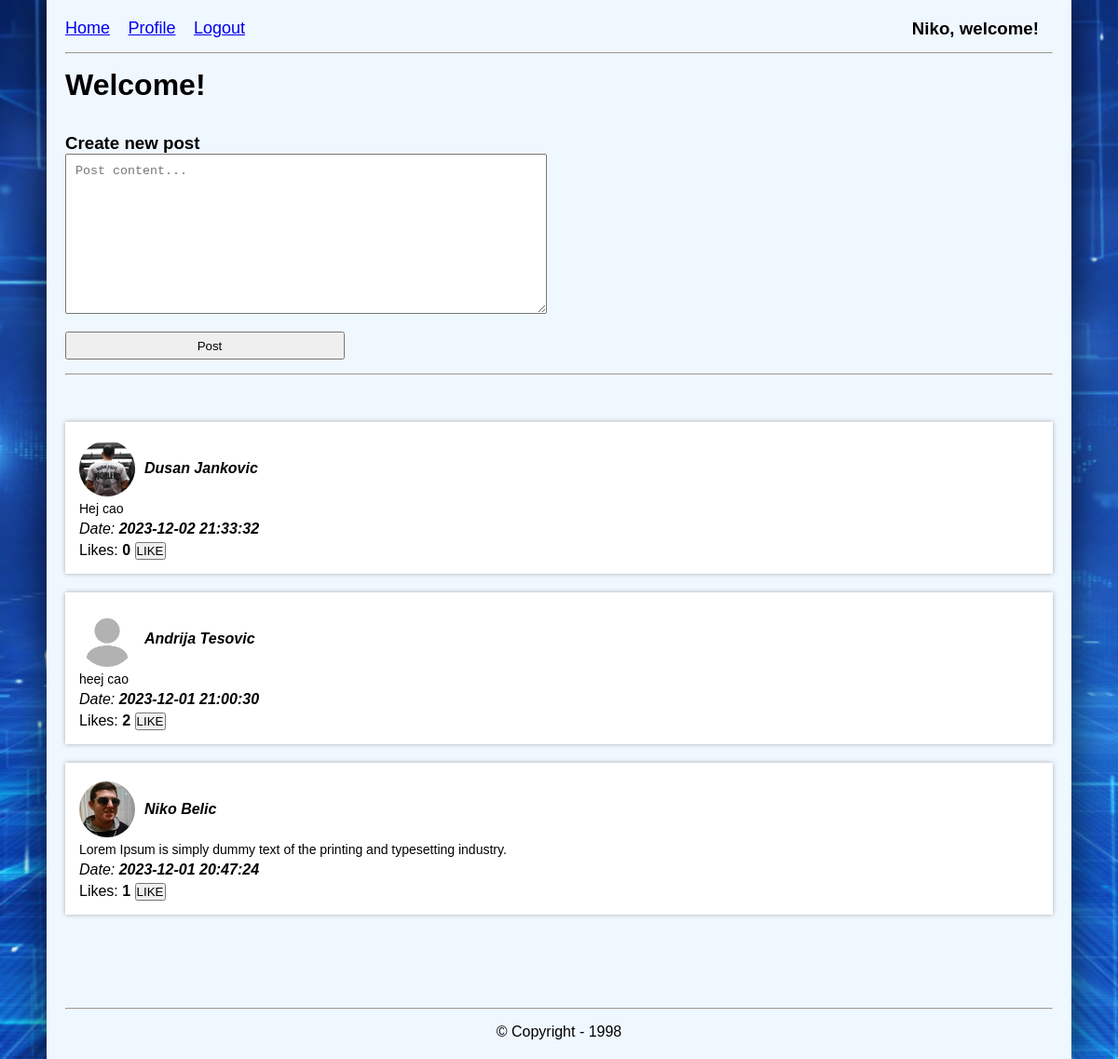
Screenshot of /index.php (signed in) with the database file from the repository.
### tables this page shows
CREATE TABLE `users` (
  `id` int(11) NOT NULL,
  `first_name` varchar(255) NOT NULL,
  `last_name` varchar(255) NOT NULL,
  `username` varchar(255) NOT NULL,
  `profile_image` varchar(255) NOT NULL,
  `email` varchar(255) NOT NULL,
  `password` text NOT NULL
);

CREATE TABLE `posts` (
  `id` int(11) NOT NULL,
  `user_id` int(11) NOT NULL,
  `content` varchar(255) NOT NULL,
  `likes` int(11) NOT NULL,
  `created_time` datetime NOT NULL DEFAULT current_timestamp()
);

### functions/db.php (called while the page is built, shortened)
<?php
$con = mysqli_connect('localhost', 'root', '', 'social_network');
function query($query) {
    global $con;
    return mysqli_query($con, $query);
}

### functions/functions.php (the view, shortened to what this page needs)
<?php
function get_user($id = NULL) {
    if($id != NULL) {
        $query = "SELECT * FROM users WHERE id=" . $id;
        $result = query($query);
        if ($result->num_rows > 0) {
            return $result->fetch_assoc();
        } else {
            return "User not found.";
        }
    } else {
        $query = "SELECT * FROM users WHERE email='" . $_SESSION['email'] . "'";
        $result = query($query);
    if ($result->num_rows > 0) {
        return $result->fetch_assoc();
    } else {
        return "User not found.";
    }
}
}
function fetch_all_posts() {
    $query = "SELECT * FROM posts ORDER BY created_time DESC";
    $result = query($query);
    if($result->num_rows > 0){
        while($row = $result->fetch_assoc()) {
            $user = get_user($row['user_id']);
            echo "<div class='post'>
                        <p><img src='" . $user['profile_image'] . "' alt='Profile-picture'><i><b>" . $user['first_name'] . " " . $user['last_name'] . "</b></i><p>
                        <p>" . $row['content'] . "</p>
                        <p><i>Date: <b>" . $row['created_time'] . "</b></i></p>
                            <div class'likes'>Likes: <b id='likes_" . $row['id'] . "'>" . $row['likes'] . "</b>
                                <button data-post_id='" . $row['id'] . "' onclick='like_post(this)'>LIKE</button>
                            </div>
                    </div>";
        }
    }
}

### inc/header.php (shortened to what this page needs)
<!DOCTYPE html>
<html lang="en">
<head>
    <link type="text/css" rel="stylesheet" href="css/view.css">
</head>
<body>
    <div class="container">
        <ul>
            <li><a href="index.php">Home</a></li>
            <?php if (!isset($_SESSION['email'])) : ?>
                <li><a href="login.php">Login</a></li>
                <li><a href="register.php">Register</a></li>
            <?php else : ?>
                <li><a href="profile.php">Profile</a></li>
                <li><a href="logout.php">Logout</a></li>
                <li class="welcome-message"><h3><?php $user = get_user(); echo $user['first_name']; ?>, welcome!</h3></li>
            <?php endif; ?>
        </ul>
        <hr>

### index.php (shortened to what this page needs)
<?php include "inc/header.php" ?>
<h1>Welcome!</h1>
<?php
if(isset($_SESSION['email'])) : ?>
    <br>
    <form method="POST">
        <h3>Create new post</h3>
        <textarea name="post_content" id="" cols="60" rows="10" placeholder="Post content..."></textarea>
        <input type="submit" value="Post" name="submit">
    </form>
    <hr>
    <div class="posts">
        <?php fetch_all_posts(); ?>
    </div>
<?php endif; ?>
<?php include "inc/footer.php";

### inc/footer.php (shortened to what this page needs)
    <div class="footer">
        <hr>
        <p>&copy Copyright - 1998</p>
    </div>
    </div>
</body>
</html>

### css/view.css (style rules this page uses)
* { padding: 0; margin: 0; box-sizing: border-box; }
hr { margin-top: 15px; margin-bottom: 15px; }
body { background-image: url("img/bg.jpg"); background-size: cover; background-position: center; font-family: Arial; }
.container { max-width: 1100px; background-color: aliceblue; margin: auto; padding: 20px; box-shadow: 0 0 40px rgba(0,0,0,0.8); min-height: 100vh; }
ul li { display: inline-block; margin-right: 15px; }
ul li.welcome-message { float: right; }
ul li a { font-size: 18px; }
form { margin-top: 15px; }
form input { display: block; margin-top: 15px; height: 30px; padding-left: 10px; width: 300px; }
form textarea { padding: 10px; }
.footer { text-align: center; margin-top: 100px; }
.posts { margin-top: 50px; }
.posts .post { background-color: white; padding: 15px; margin-bottom: 20px; box-shadow: 0 0 5px rgba(0,0,0,0.3); position: relative; }
.posts .post img { width: 60px; height: 60px; border-radius: 150px; object-fit: cover; margin-right: 10px; }
.posts .post p { margin: 5px 0; }
.posts .post p:first-child { display: flex; align-items: center; }
.posts .post p:nth-child(2) { font-size: 22px; color: darkslategray; }
.posts .post p:nth-child(3) { font-size: 14px; }

### rows the page displays
users: first_name "Niko"
posts: user.profile_image (picture), user.first_name "Dusan", user.last_name "Jankovic", content "Hej cao", created_time "2023-12-02 21:33:32", likes "0"
posts: user.profile_image (placeholder picture), user.first_name "Andrija", user.last_name "Tesovic", content "heej cao", created_time "2023-12-01 21:00:30", likes "2"
posts: user.profile_image (picture), user.first_name "Niko", user.last_name "Belic", content "Lorem Ipsum is simply dummy text of the printing and typesetting industry.", created_time "2023-12-01 20:47:24", likes "1"
